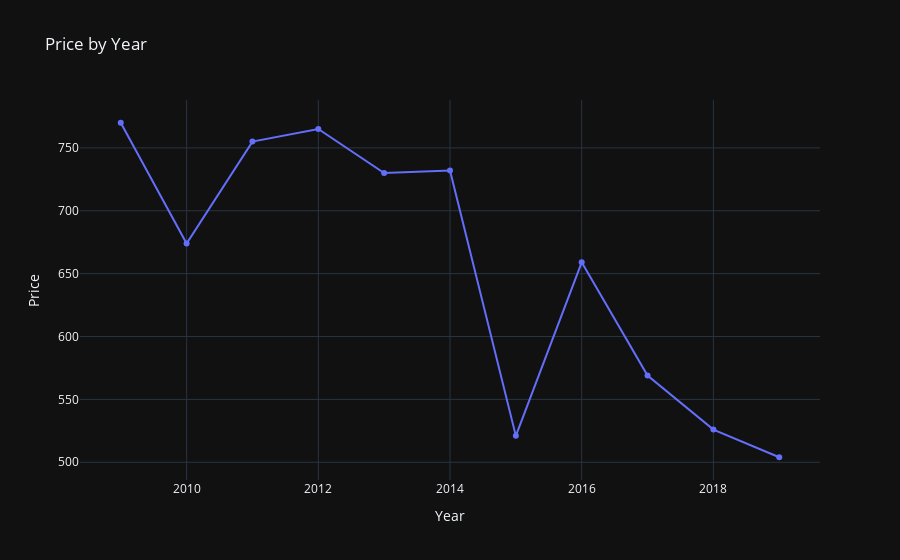

Notebook cell for this chart:
### Code cell
years_df = df.groupby('Year')[['Price']].sum().reset_index()
years_df.columns = ['Year', 'Price']

fig = go.Figure()
fig.add_trace(go.Line(x=years_df['Year'], y=years_df['Price'], name='Price'))
fig.update_layout(title='Price by Year', xaxis_title='Year', yaxis_title='Price')
fig.show()

### Figure 1 — Plotly figure (JSON) as saved in the notebook; plotly's stock layout.template omitted (floating-point values rounded to 4 significant figures)
{"data": [{"name": "Price", "x": [2009, 2010, 2011, 2012, 2013, 2014, 2015, 2016, 2017, 2018, 2019], "y": [770, 674, 755, 765, 730, 732, 521, 659, 569, 526, 504], "type": "scatter"}], "layout": {"title": {"text": "Price by Year"}, "xaxis": {"title": {"text": "Year"}}, "yaxis": {"title": {"text": "Price"}}}}
